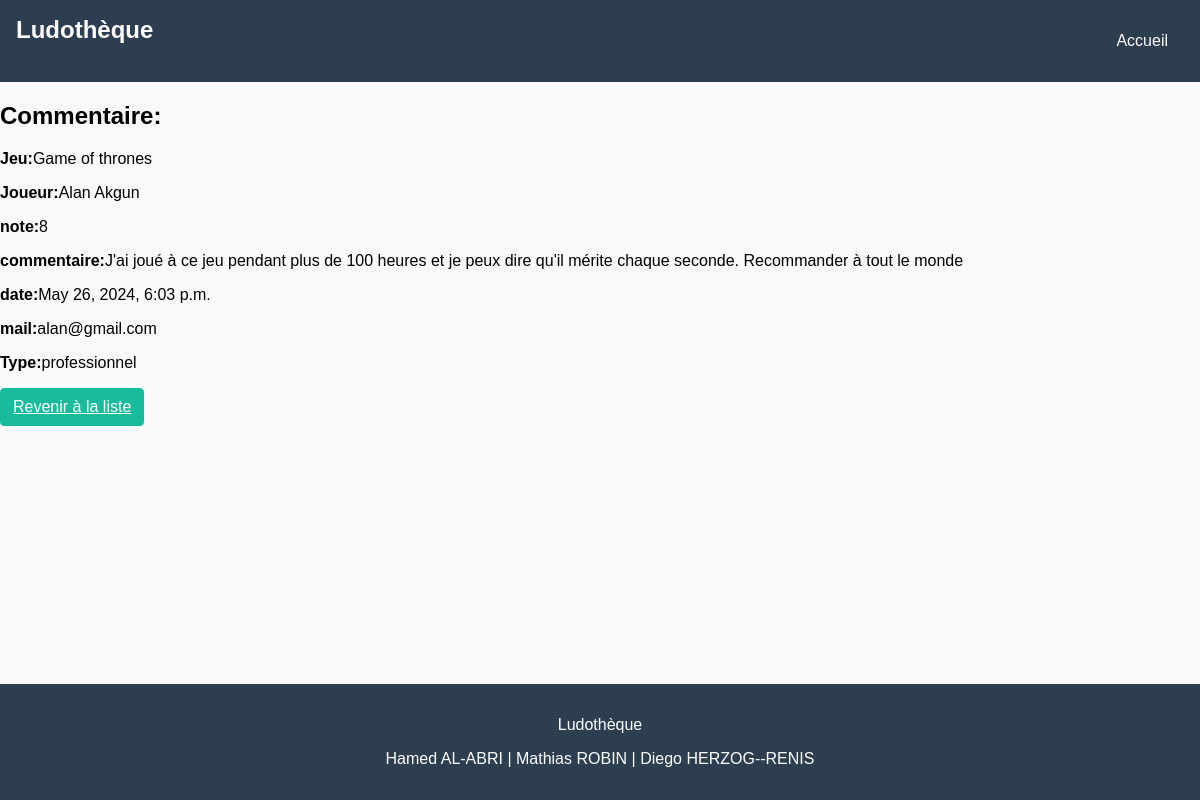
The page /commentaires/1/ on the database as committed earlier.
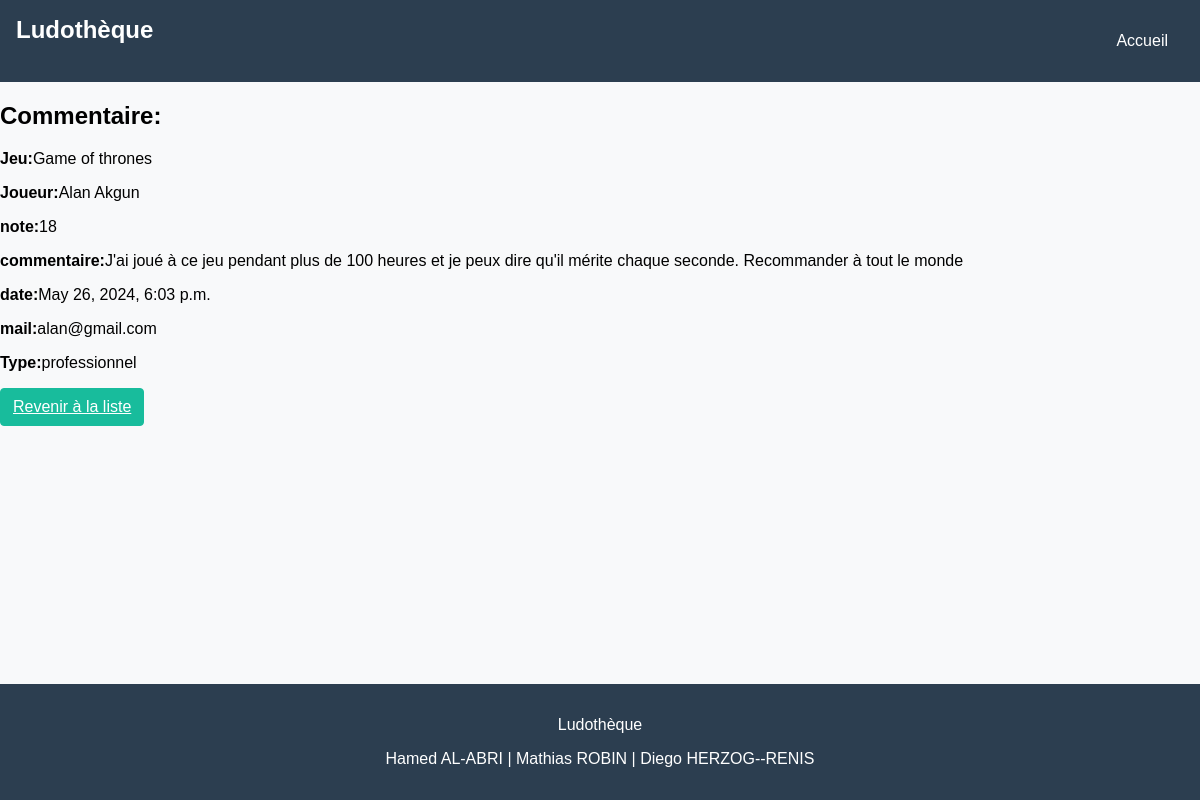
The same page on the database as committed later.
### myapp/models.py (models this page shows, shortened)
class Commentaire(models.Model):
    jeu = models.ForeignKey(Jeu, on_delete=models.CASCADE)
    joueur = models.ForeignKey(Joueur, on_delete=models.CASCADE)
    date = models.DateTimeField(default=datetime.now, blank=True)
    note = models.IntegerField(validators=[MinValueValidator(0), MaxValueValidator(20)], default=0)
    commentaire = models.TextField()

class Jeu(models.Model):
    titre = models.CharField(max_length=200)
    annee_sortie = models.IntegerField(default=2000)
    photo_boite = models.ImageField(upload_to='photo_boite', blank=True, null=True)
    editeur = models.CharField(max_length=200)
    auteur = models.ForeignKey(Auteur, on_delete=models.CASCADE, blank=True, null=True)
    categorie = models.ForeignKey(Categorie, on_delete=models.CASCADE, blank=True, null=True)

class Joueur(models.Model):
    prenom = models.CharField(max_length=200)
    nom = models.CharField(max_length=200)
    mail = models.EmailField()
    mot_de_passe = models.CharField(max_length=200)
    type = models.CharField(max_length=50, choices=[('professionnel', 'Professionnel'), ('particulier', 'Particulier')])

### myapp/views.py (the view)
# urls.py: path('commentaires/<int:commentaire_id>/', views.display_commentaire, name='display_commentaire'),
def display_commentaire(request, commentaire_id):
    commentaire = get_object_or_404(Commentaire, pk=commentaire_id)
    return render(request, 'commentaire/display_commentaire.html', {'commentaire': commentaire})

### myapp/templates/commentaire/display_commentaire.html
{% extends "base.html" %}
{% block content %}
<div class="jeu-detail">
    <h2>Commentaire:</h2>
    <p><strong>Jeu:</strong>{{ commentaire.jeu.titre }}</p>
    <p><strong>Joueur:</strong>{{ commentaire.joueur.prenom }} {{ commentaire.joueur.nom }}</p>
    <p><strong>note:</strong>{{ commentaire.note }}</p>
    <p><strong>commentaire:</strong>{{ commentaire.commentaire }}</p>
    <p><strong>date:</strong>{{ commentaire.date }}</p>
    <p><strong>mail:</strong>{{ commentaire.joueur.mail }}</p>
    <p><strong>Type:</strong>{{ commentaire.joueur.type }}</p>
    <a type="button" class="btn btn-success" href="{% url 'commentaire-liste' %}">Revenir à la liste</a>
</div>
{% endblock %}

Rows that differ between the two databases and show on the page:
changed Commentaire "Game of thrones": note "8" → "18"
